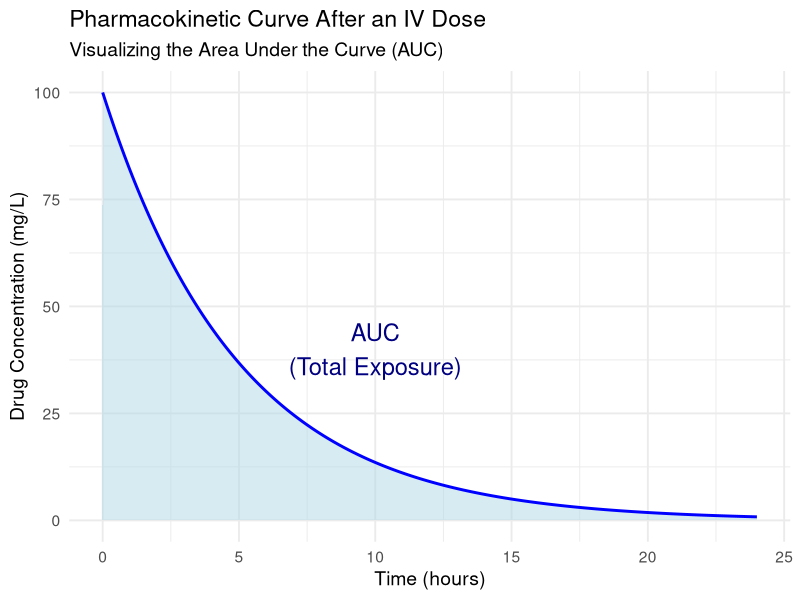
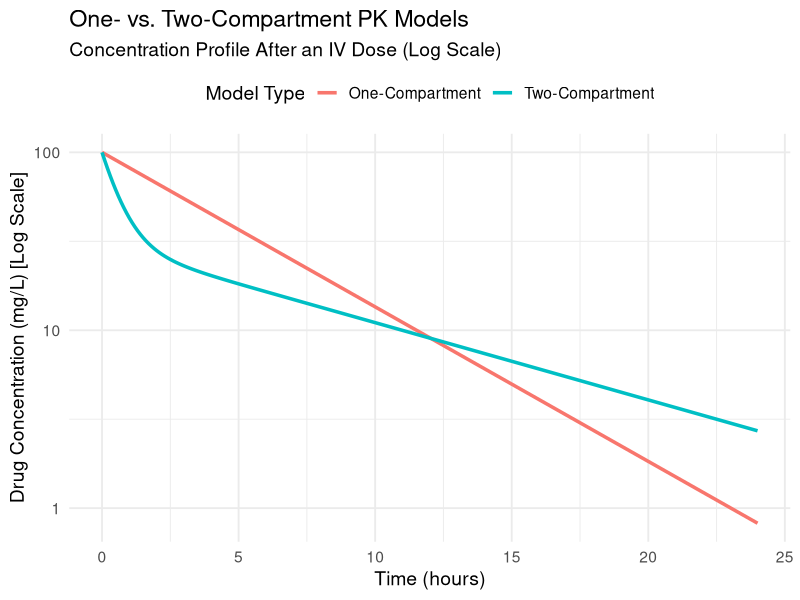
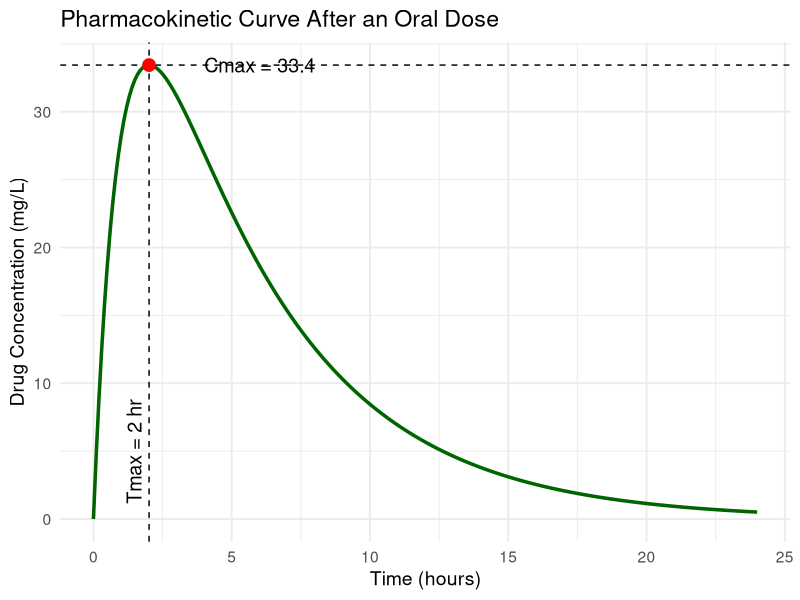

These charts were generated, in order, by the following R code:
## ---- chunk 1
# This chunk sets up the libraries we'll need for the plots.
knitr::opts_chunk$set(echo = FALSE, message = FALSE, warning = FALSE, fig.align = 'center')
library(ggplot2)
## ---- chunk 2
# --- Code for AUC Plot ---
pk_func <- function(t, C0, ke) { C0 * exp(-ke * t) }
time <- seq(0, 24, by = 0.1)
plot_data <- data.frame(Time = time, Concentration = pk_func(time, C0 = 100, ke = 0.2))

ggplot(plot_data, aes(x = Time, y = Concentration)) +
  geom_area(fill = "lightblue", alpha = 0.5) +
  geom_line(color = "blue", linewidth = 1) +
  annotate("text", x = 10, y = 40, label = "AUC\n(Total Exposure)", size = 6, color = "navy") +
  labs(title = "Pharmacokinetic Curve After an IV Dose",
       subtitle = "Visualizing the Area Under the Curve (AUC)",
       x = "Time (hours)",
       y = "Drug Concentration (mg/L)") +
  theme_minimal(base_size = 14)
## ---- chunk 3
# --- Code for Compartment Model Plot ---
one_cpt_data <- data.frame(Time = time, Concentration = pk_func(time, C0 = 100, ke = 0.2), Model = "One-Compartment")
two_cpt_func <- function(t, A, alpha, B, beta) { A * exp(-alpha * t) + B * exp(-beta * t) }
two_cpt_data <- data.frame(Time = time, Concentration = two_cpt_func(time, A = 70, alpha = 1.5, B = 30, beta = 0.1), Model = "Two-Compartment")
combined_data <- rbind(one_cpt_data, two_cpt_data)

ggplot(combined_data, aes(x = Time, y = Concentration, color = Model)) +
  geom_line(linewidth = 1.2) +
  scale_y_log10() +
  labs(title = "One- vs. Two-Compartment PK Models",
       subtitle = "Concentration Profile After an IV Dose (Log Scale)",
       x = "Time (hours)",
       y = "Drug Concentration (mg/L) [Log Scale]",
       color = "Model Type") +
  theme_minimal(base_size = 14) + theme(legend.position = "top")
## ---- chunk 4
# --- Code for Oral PK Plot ---
oral_func <- function(t, Dose, ka, ke, V) { (Dose * ka / V) * (1 / (ka - ke)) * (exp(-ke * t) - exp(-ka * t)) }
time_oral <- seq(0, 24, by = 0.1)
conc_oral <- oral_func(time_oral, Dose=1000, ka=1.0, ke=0.2, V=20)
plot_data_oral <- data.frame(Time = time_oral, Concentration = conc_oral)

Tmax_val <- log(1.0 / 0.2) / (1.0 - 0.2)
Cmax_val <- oral_func(Tmax_val, Dose=1000, ka=1.0, ke=0.2, V=20)

ggplot(plot_data_oral, aes(x = Time, y = Concentration)) +
  geom_line(color = "darkgreen", linewidth = 1.2) +
  geom_hline(yintercept = Cmax_val, linetype = "dashed") +
  geom_vline(xintercept = Tmax_val, linetype = "dashed") +
  annotate("point", x = Tmax_val, y = Cmax_val, size = 4, color = "red") +
  annotate("text", x = Tmax_val + 4, y = Cmax_val, label = paste0("Cmax = ", round(Cmax_val, 1)), size = 5) +
  annotate("text", x = Tmax_val, y = 5, label = paste0("Tmax = ", round(Tmax_val, 1), " hr"), angle = 90, vjust = -0.5, size = 5) +
  labs(title = "Pharmacokinetic Curve After an Oral Dose", x = "Time (hours)", y = "Drug Concentration (mg/L)") +
  theme_minimal(base_size = 14)
